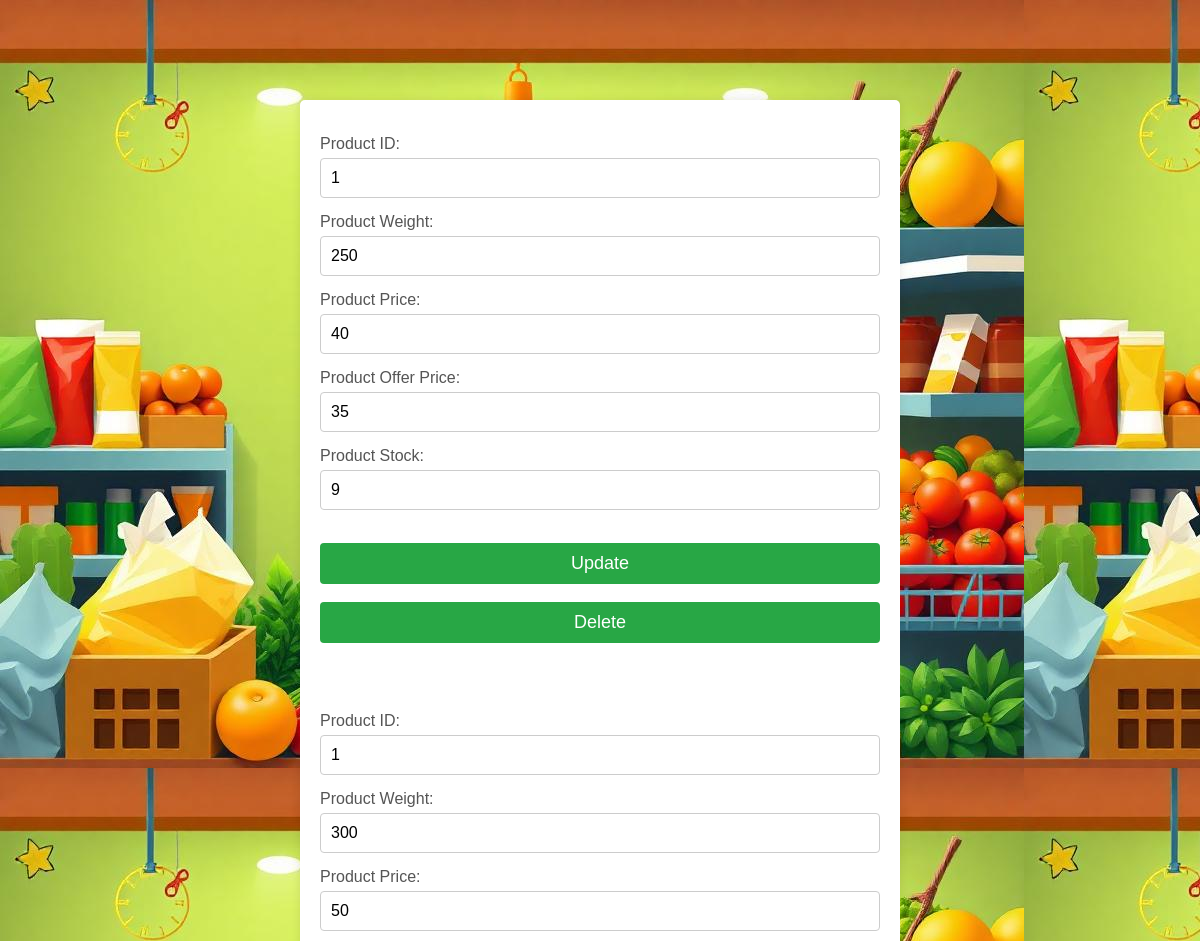
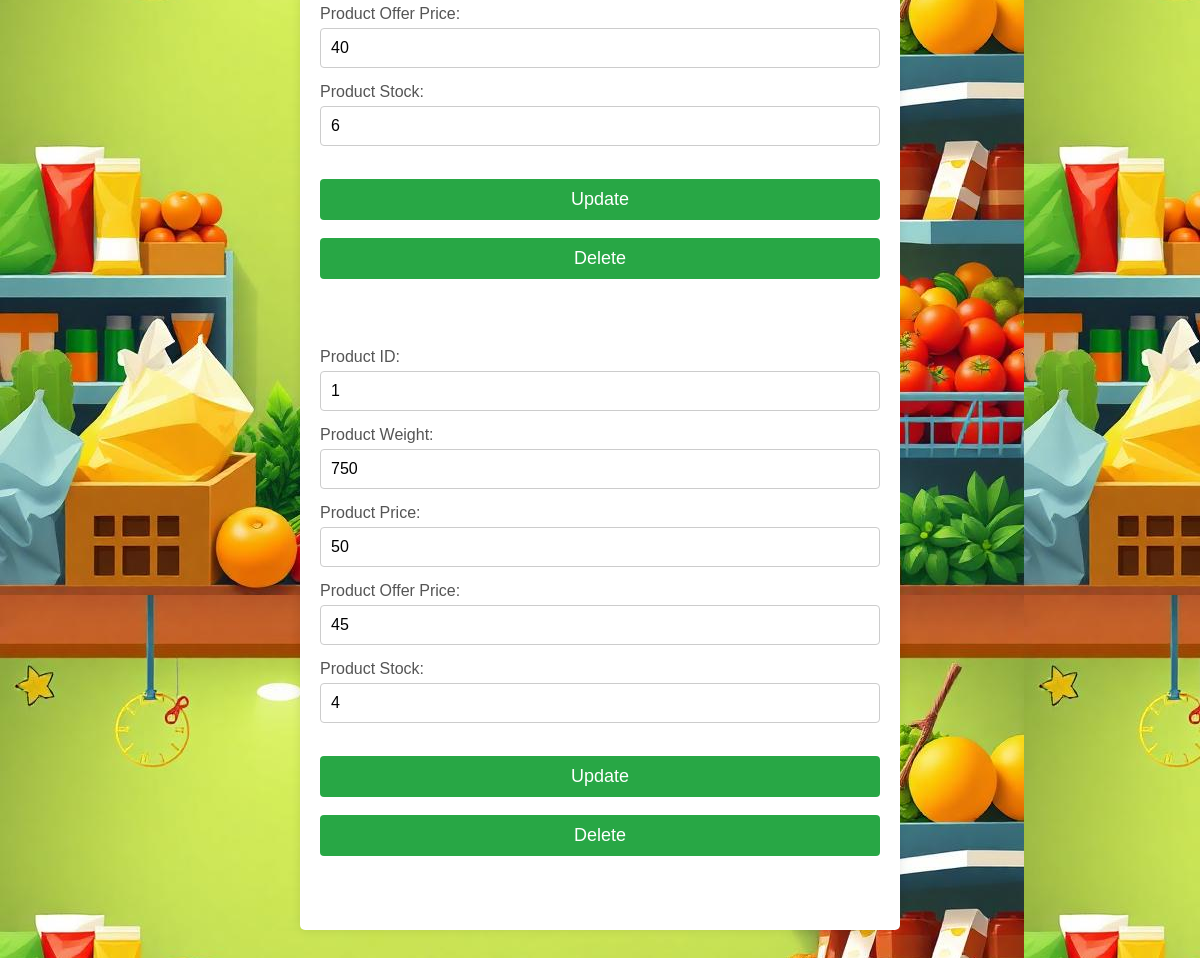
The page /editdetails/1 on the database as committed earlier (2 pictures, top to bottom).
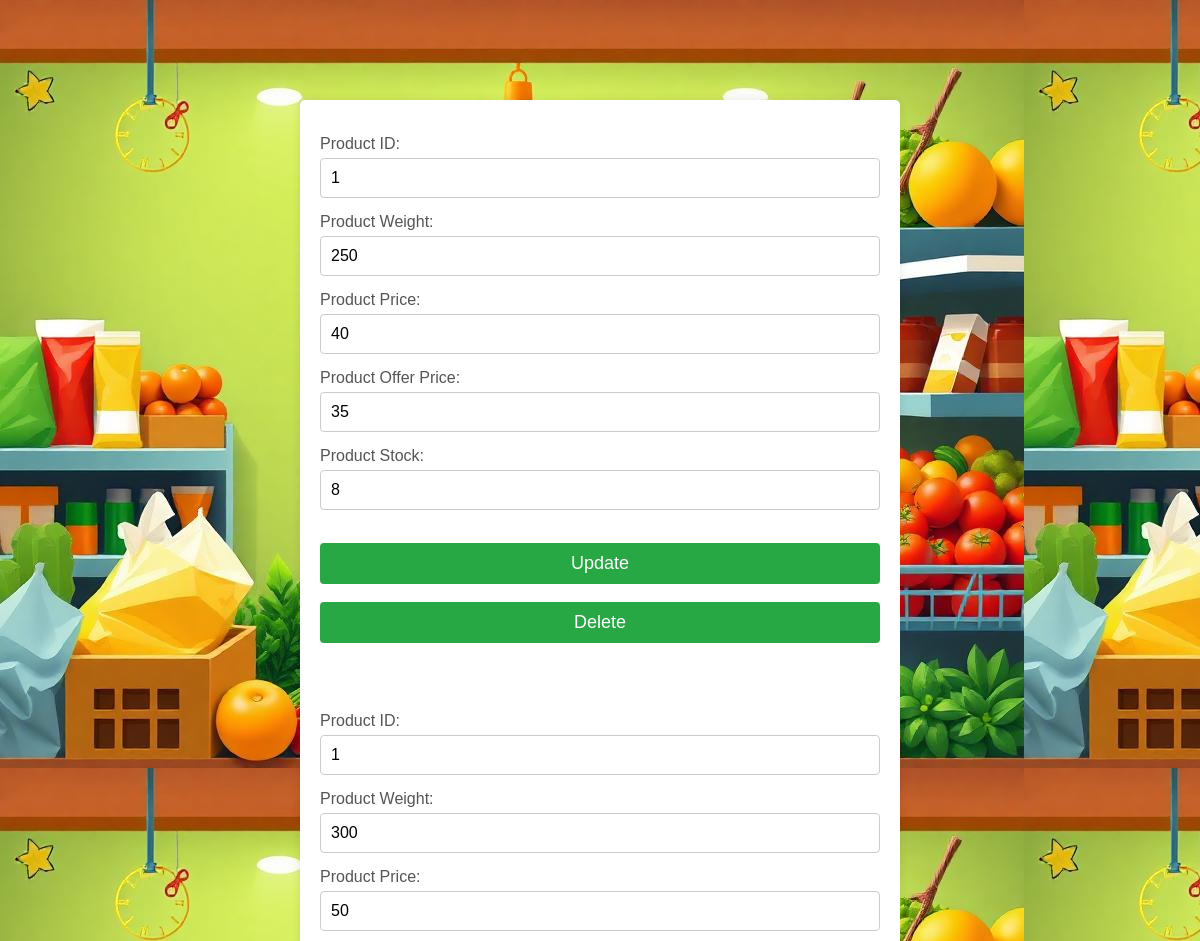
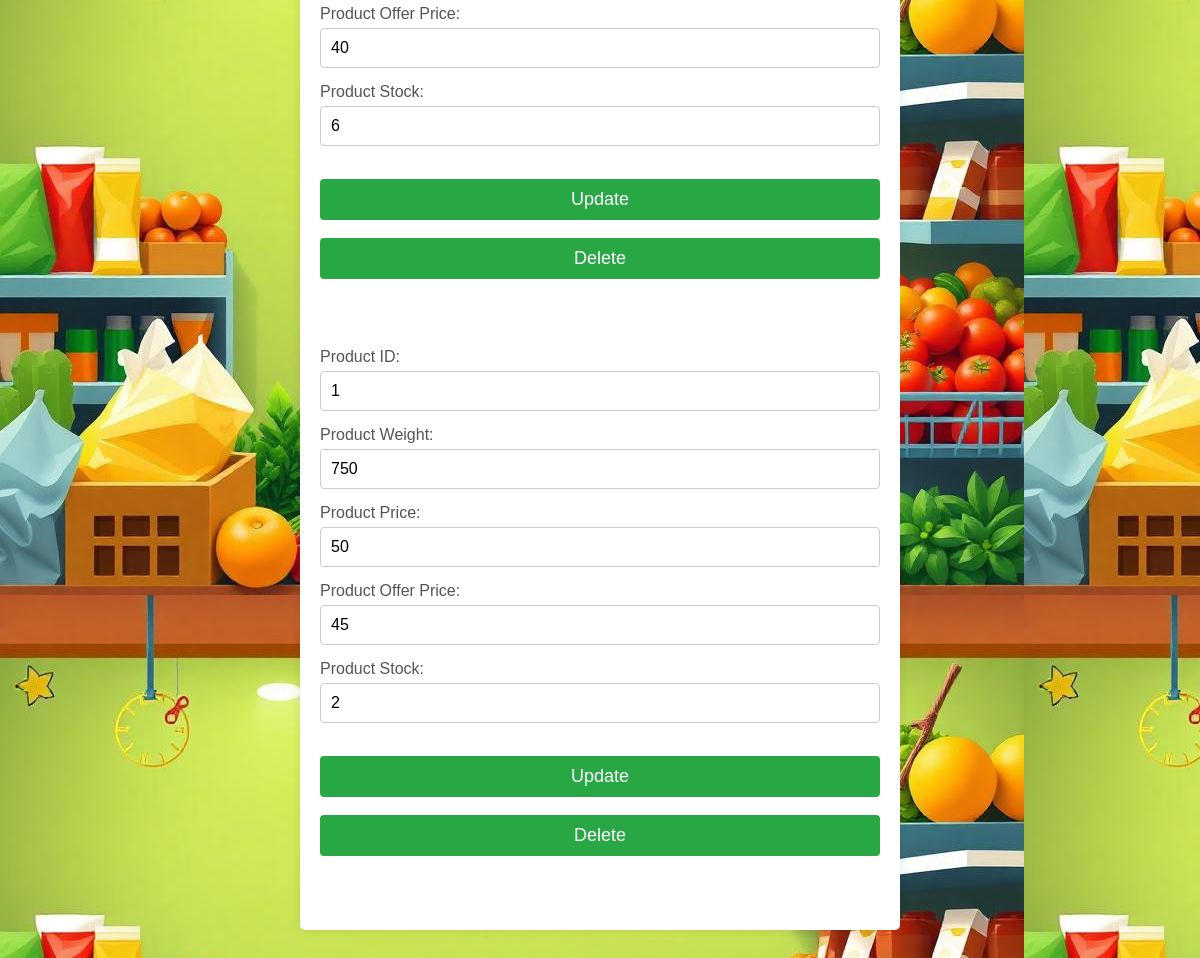
The same page on the database as committed later (2 pictures, top to bottom).
### app/models.py (models this page shows)
class Details(models.Model):
    product=models.ForeignKey(Product,on_delete=models.CASCADE)
    weight=models.IntegerField()
    price=models.IntegerField()
    off_price=models.IntegerField()
    stock=models.IntegerField()

### app/views.py (the view)
# urls.py: path('editdetails/<pid>',views.editdetails),
def editdetails(req,pid):
    if req.method == 'POST':
        details=req.POST['d_id']
        product=req.POST['p_id']
        weight=req.POST['p_weight']
        price=req.POST['p_price']
        offprice=req.POST['of_price']
        stock=req.POST['p_stock']
        Details.objects.filter(pk=details).update(product=Product.objects.get(pk=product),weight=weight,price=price,off_price=offprice,stock=stock)
        return redirect(shop_home)
    else:
        data=Details.objects.filter(product=pid)
        data1=Product.objects.get(pk=pid)
        return render(req,'shop/editdetails.html',{'data':data,'data1':data1})

### templates/shop/editdetails.html (shortened to what this page needs)
<!DOCTYPE html>
<html lang="en">
<head>
    {% load static %}
    <link rel="stylesheet" href="{% static 'css/editdetails.css' %}">
</head>
<body style="background-image:url(../static/img/grogo.jpeg);">
    <div class="container">
        {% for i in data %}
        <form action="" method="post">
            <div class="form-group">
                <label for="Product Weight">Product ID:</label>
                <input type="number" id="" name="p_id" value="{{i.product_id}}" readonly>
            </div>
            <div class="form-group">
                <label for="Product Weight">Product Weight:</label>
                <input type="number" id="" name="p_weight" required value="{{i.weight}}">
            </div>
            <div class="form-group">
                <label for="productPrice">Product Price:</label>
                <input type="number" id="" name="p_price" required value="{{i.price}}">
            </div>
            <div class="form-group">
                <label for="productPrice">Product Offer Price:</label>
                <input type="number" id="" name="of_price" required value="{{i.off_price}}">
            </div>
            <div class="form-group">
                <label for="productStock">Product Stock:</label>
                <input type="number" id="" name="p_stock" required value="{{i.stock}}"><br><br>
            </div>
                <button type="submit">Update</button><br><br>
        </form>
        <a href="../delete_details/{{i.pk}}"><button type="submit">Delete</button></a><br><br><br><br>
        {% endfor %}
    </div>
</body>
</html>

Rows that differ between the two databases and show on the page:
changed Details (number 1 of 3 on the later page): p_stock "9" → "8"
changed Details (number 3 of 3 on the later page): p_stock "4" → "2"
